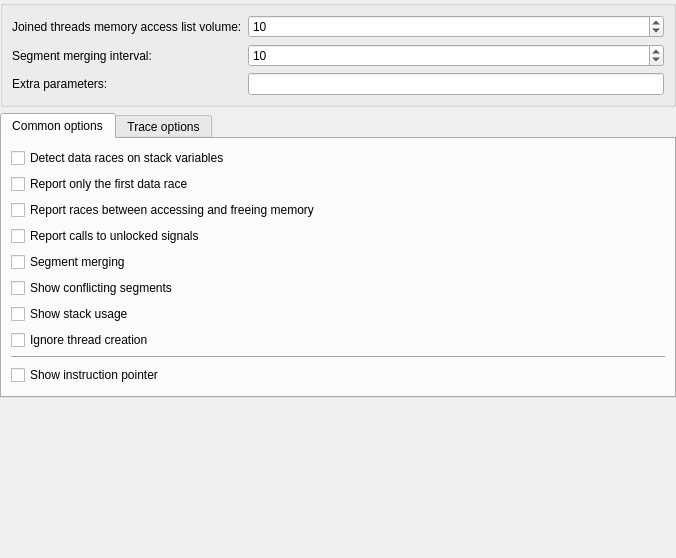
<?xml version="1.0" encoding="UTF-8"?>
<ui version="4.0">
 <class>Valgrind::DRD::ConfigPage</class>
 <widget class="QWidget" name="Valgrind::DRD::ConfigPage">
  <property name="geometry">
   <rect>
    <x>0</x>
    <y>0</y>
    <width>676</width>
    <height>558</height>
   </rect>
  </property>
  <layout class="QVBoxLayout" name="verticalLayout_2">
   <property name="leftMargin">
    <number>0</number>
   </property>
   <property name="topMargin">
    <number>0</number>
   </property>
   <property name="rightMargin">
    <number>0</number>
   </property>
   <property name="bottomMargin">
    <number>0</number>
   </property>
   <item>
    <widget class="QGroupBox" name="groupBox">
     <property name="title">
      <string/>
     </property>
     <layout class="QFormLayout" name="formLayout">
      <item row="0" column="0">
       <widget class="QLabel" name="joinListVolLabel">
        <property name="text">
         <string>Joined threads memory access list volume:</string>
        </property>
        <property name="buddy">
         <cstring>joinListVol</cstring>
        </property>
       </widget>
      </item>
      <item row="0" column="1">
       <widget class="QSpinBox" name="joinListVol">
        <property name="sizePolicy">
         <sizepolicy hsizetype="Expanding" vsizetype="Fixed">
          <horstretch>0</horstretch>
          <verstretch>0</verstretch>
         </sizepolicy>
        </property>
        <property name="toolTip">
         <string>&lt;html&gt;&lt;head/&gt;&lt;body&gt;&lt;p&gt;Data races that occur between a statement at the end of one thread and another thread can be missed if memory access information is discarded immediately after a thread has been joined. This option allows to specify for how many joined threads memory access information should be retained.&lt;/p&gt;&lt;/body&gt;&lt;/html&gt;</string>
        </property>
        <property name="minimum">
         <number>1</number>
        </property>
        <property name="maximum">
         <number>1000</number>
        </property>
        <property name="value">
         <number>10</number>
        </property>
       </widget>
      </item>
      <item row="3" column="0">
       <widget class="QLabel" name="segmentMergingIntervalLabel">
        <property name="text">
         <string>Segment merging interval:</string>
        </property>
       </widget>
      </item>
      <item row="3" column="1">
       <widget class="QSpinBox" name="segmentMergingInterval">
        <property name="sizePolicy">
         <sizepolicy hsizetype="Expanding" vsizetype="Fixed">
          <horstretch>0</horstretch>
          <verstretch>0</verstretch>
         </sizepolicy>
        </property>
        <property name="toolTip">
         <string>&lt;html&gt;&lt;head/&gt;&lt;body&gt;&lt;p&gt;Perform segment merging only after the specified number of new segments have been created. This is an advanced configuration option that allows to choose whether to minimize DRD's memory usage by choosing a low value or to let DRD run faster by choosing a slightly higher value. The optimal value for this parameter depends on the program being analyzed. The default value works well for most programs.&lt;/p&gt;&lt;/body&gt;&lt;/html&gt;</string>
        </property>
        <property name="maximum">
         <number>1000000</number>
        </property>
        <property name="value">
         <number>10</number>
        </property>
       </widget>
      </item>
      <item row="4" column="0">
       <widget class="QLabel" name="extraParametersLabel">
        <property name="text">
         <string>Extra parameters:</string>
        </property>
        <property name="buddy">
         <cstring>extraParameters</cstring>
        </property>
       </widget>
      </item>
      <item row="4" column="1">
       <widget class="QLineEdit" name="extraParameters">
        <property name="clearButtonEnabled">
         <bool>true</bool>
        </property>
       </widget>
      </item>
     </layout>
    </widget>
   </item>
   <item>
    <widget class="QTabWidget" name="tabWidget">
     <property name="currentIndex">
      <number>0</number>
     </property>
     <widget class="QWidget" name="tab">
      <attribute name="title">
       <string>Common options</string>
      </attribute>
      <layout class="QVBoxLayout" name="verticalLayout">
       <item>
        <widget class="QCheckBox" name="checkStackVar">
         <property name="toolTip">
          <string>&lt;html&gt;&lt;head/&gt;&lt;body&gt;&lt;p&gt;Controls whether DRD detects data races on stack variables. Verifying stack variables is disabled by default because most programs do not share stack variables over threads.&lt;/p&gt;&lt;/body&gt;&lt;/html&gt;</string>
         </property>
         <property name="text">
          <string>Detect data races on stack variables</string>
         </property>
        </widget>
       </item>
       <item>
        <widget class="QCheckBox" name="firstRaceOnly">
         <property name="toolTip">
          <string>&lt;html&gt;&lt;head/&gt;&lt;body&gt;&lt;p&gt;Whether to report only the first data race that has been detected on a memory location or all data races that have been detected on a memory location.&lt;/p&gt;&lt;/body&gt;&lt;/html&gt;</string>
         </property>
         <property name="text">
          <string>Report only the first data race</string>
         </property>
        </widget>
       </item>
       <item>
        <widget class="QCheckBox" name="freeIsWrite">
         <property name="enabled">
          <bool>true</bool>
         </property>
         <property name="toolTip">
          <string>&lt;html&gt;&lt;head/&gt;&lt;body&gt;&lt;p&gt;Whether to report races between accessing memory and freeing memory. Enabling this option may cause DRD to run slightly slower. Notes:&lt;/p&gt;&lt;p&gt;Don't enable this option when using custom memory allocators that use the &lt;span style=&quot; font-family:'Monospace'; font-weight:600; font-style:italic;&quot;&gt;VG_USERREQ__MALLOCLIKE_BLOCK&lt;/span&gt; and &lt;span style=&quot; font-family:'Monospace'; font-weight:600; font-style:italic;&quot;&gt;VG_USERREQ__FREELIKE_BLOCK&lt;/span&gt; because that would result in false positives. &lt;/p&gt;&lt;p&gt;Don't enable this option when using reference-counted objects because that will result in false positives, even when that code has been annotated properly with &lt;span style=&quot; font-family:'Monospace'; font-weight:600; font-style:italic;&quot;&gt;ANNOTATE_HAPPENS_BEFORE&lt;/span&gt; and &lt;span style=&quot; font-family:'Monospace'; font-weight:600; font-style:italic;&quot;&gt;ANNOTATE_HAPPENS_AFTER&lt;/span&gt;. See e.g. the output of the following command for an example: &lt;span style=&quot; font-family:'Monospace'; font-weight:600; font-style:italic;&quot;&gt;valgrind --tool=drd --free-is-write=yes drd/tests/annotate_smart_pointer&lt;/span&gt;.&lt;/p&gt;&lt;/body&gt;&lt;/html&gt;</string>
         </property>
         <property name="text">
          <string>Report races between accessing and freeing memory</string>
         </property>
        </widget>
       </item>
       <item>
        <widget class="QCheckBox" name="reportSignalUnlocked">
         <property name="toolTip">
          <string>&lt;html&gt;&lt;head/&gt;&lt;body&gt;&lt;p&gt;Whether to report calls to &lt;span style=&quot; font-family:'Monospace'; font-weight:600; font-style:italic;&quot;&gt;pthread_cond_signal&lt;/span&gt; and &lt;span style=&quot; font-family:'Monospace'; font-weight:600; font-style:italic;&quot;&gt;pthread_cond_broadcast&lt;/span&gt; where the mutex associated with the signal through &lt;span style=&quot; font-family:'Monospace'; font-weight:600; font-style:italic;&quot;&gt;pthread_cond_wait&lt;/span&gt; or &lt;span style=&quot; font-family:'Monospace'; font-weight:600; font-style:italic;&quot;&gt;pthread_cond_timed_wait&lt;/span&gt;&lt;span style=&quot; font-family:'Monospace';&quot;/&gt;is not locked at the time the signal is sent. Sending a signal without holding a lock on the associated mutex is a common programming error which can cause subtle race conditions and unpredictable behavior. There exist some uncommon synchronization patterns however where it is safe to send a signal without holding a lock on the associated mutex.&lt;/p&gt;&lt;/body&gt;&lt;/html&gt;</string>
         </property>
         <property name="text">
          <string>Report calls to unlocked signals</string>
         </property>
        </widget>
       </item>
       <item>
        <widget class="QCheckBox" name="segmentMerging">
         <property name="toolTip">
          <string>&lt;html&gt;&lt;head/&gt;&lt;body&gt;&lt;p&gt;Controls segment merging. Segment merging is an algorithm to limit memory usage of the data race detection algorithm. Disabling segment merging may improve the accuracy of the so-called 'other segments' displayed in race reports but can also trigger an out of memory error.&lt;/p&gt;&lt;/body&gt;&lt;/html&gt;</string>
         </property>
         <property name="text">
          <string>Segment merging</string>
         </property>
        </widget>
       </item>
       <item>
        <widget class="QCheckBox" name="showConflSeg">
         <property name="toolTip">
          <string>&lt;html&gt;&lt;head/&gt;&lt;body&gt;&lt;p&gt;Show conflicting segments in race reports. Since this information can help to find the cause of a data race, this option is enabled by default. Disabling this option makes the output of DRD more compact.&lt;/p&gt;&lt;/body&gt;&lt;/html&gt;</string>
         </property>
         <property name="text">
          <string>Show conflicting segments</string>
         </property>
        </widget>
       </item>
       <item>
        <widget class="QCheckBox" name="showStackUsage">
         <property name="toolTip">
          <string>&lt;html&gt;&lt;head/&gt;&lt;body&gt;&lt;p&gt;Print stack usage at thread exit time. When a program creates a large number of threads it becomes important to limit the amount of virtual memory allocated for thread stacks. This option makes it possible to observe how much stack memory has been used by each thread of the client program.&lt;/p&gt;&lt;p&gt;Note: the DRD tool itself allocates some temporary data on the client thread stack. The space necessary for this temporary data must be allocated by the client program when it allocates stack memory, but is not included in stack usage reported by DRD.&lt;/p&gt;&lt;/body&gt;&lt;/html&gt;</string>
         </property>
         <property name="text">
          <string>Show stack usage</string>
         </property>
        </widget>
       </item>
       <item>
        <widget class="QCheckBox" name="ignoreThreadCreation">
         <property name="toolTip">
          <string>&lt;html&gt;&lt;head/&gt;&lt;body&gt;&lt;p&gt;Controls whether all activities during thread creation should be ignored. By default enabled only on Solaris. Solaris provides higher throughput, parallelism and scalability than other operating systems, at the cost of more fine-grained locking activity. This means for example that when a thread is created under glibc, just one big lock is used for all thread setup. Solaris libc uses several fine-grained locks and the creator thread resumes its activities as soon as possible, leaving for example stack and TLS setup sequence to the created thread. This situation confuses DRD as it assumes there is some false ordering in place between creator and created thread; and therefore many types of race conditions in the application would not be reported. To prevent such false ordering, this command line option is set to &lt;span style=&quot; font-family:'Monospace';&quot;&gt;yes&lt;/span&gt; by default on Solaris. All activity (loads, stores, client requests) is therefore ignored during:&lt;/p&gt;&lt;p&gt;* pthread_create() call in the creator thread &lt;/p&gt;&lt;p&gt;* thread creation phase (stack and TLS setup) in the created thread&lt;/p&gt;&lt;/body&gt;&lt;/html&gt;</string>
         </property>
         <property name="text">
          <string>Ignore thread creation</string>
         </property>
        </widget>
       </item>
       <item>
        <widget class="Line" name="line">
         <property name="orientation">
          <enum>Qt::Horizontal</enum>
         </property>
        </widget>
       </item>
       <item>
        <widget class="QCheckBox" name="showInstructionPointer">
         <property name="text">
          <string>Show instruction pointer</string>
         </property>
        </widget>
       </item>
       <item>
        <spacer>
         <property name="orientation">
          <enum>Qt::Vertical</enum>
         </property>
         <property name="sizeHint" stdset="0">
          <size>
           <width>20</width>
           <height>0</height>
          </size>
         </property>
        </spacer>
       </item>
      </layout>
     </widget>
     <widget class="QWidget" name="tracesTab">
      <attribute name="title">
       <string>Trace options</string>
      </attribute>
      <layout class="QVBoxLayout" name="verticalLayout_3">
       <item>
        <widget class="QCheckBox" name="traceAlloc">
         <property name="toolTip">
          <string>&lt;html&gt;&lt;head/&gt;&lt;body&gt;&lt;p&gt;Trace all memory allocations and deallocations. May produce a huge amount of output.&lt;/p&gt;&lt;/body&gt;&lt;/html&gt;</string>
         </property>
         <property name="text">
          <string>Trace memory allocations/deallocations</string>
         </property>
        </widget>
       </item>
       <item>
        <widget class="QCheckBox" name="traceBarrier">
         <property name="toolTip">
          <string>&lt;html&gt;&lt;head/&gt;&lt;body&gt;&lt;p&gt;Trace all barrier activity.&lt;/p&gt;&lt;/body&gt;&lt;/html&gt;</string>
         </property>
         <property name="text">
          <string>Trace barrier activity</string>
         </property>
        </widget>
       </item>
       <item>
        <widget class="QCheckBox" name="traceCond">
         <property name="toolTip">
          <string>&lt;html&gt;&lt;head/&gt;&lt;body&gt;&lt;p&gt;Trace all condition variable activity.&lt;/p&gt;&lt;/body&gt;&lt;/html&gt;</string>
         </property>
         <property name="text">
          <string>Trace condition variable activity</string>
         </property>
        </widget>
       </item>
       <item>
        <widget class="QCheckBox" name="traceForkJoin">
         <property name="toolTip">
          <string>&lt;html&gt;&lt;head/&gt;&lt;body&gt;&lt;p&gt;Trace all thread creation and all thread termination events.&lt;/p&gt;&lt;/body&gt;&lt;/html&gt;</string>
         </property>
         <property name="text">
          <string>Trace thread creation/termination events</string>
         </property>
        </widget>
       </item>
       <item>
        <widget class="QCheckBox" name="traceHb">
         <property name="toolTip">
          <string>&lt;html&gt;&lt;head/&gt;&lt;body&gt;&lt;p&gt;Trace execution of the &lt;span style=&quot; font-family:'Monospace'; font-weight:600; font-style:italic;&quot;&gt;ANNOTATE_HAPPENS_BEFORE()&lt;/span&gt;, &lt;span style=&quot; font-family:'Monospace'; font-weight:600; font-style:italic;&quot;&gt;ANNOTATE_HAPPENS_AFTER()&lt;/span&gt; and &lt;span style=&quot; font-family:'Monospace'; font-weight:600; font-style:italic;&quot;&gt;ANNOTATE_HAPPENS_DONE()&lt;/span&gt; client requests.&lt;/p&gt;&lt;/body&gt;&lt;/html&gt;</string>
         </property>
         <property name="text">
          <string>Trace execution of &quot;ANNOTATE_HAPPENS&quot; requests</string>
         </property>
        </widget>
       </item>
       <item>
        <widget class="QCheckBox" name="traceMutex">
         <property name="toolTip">
          <string>&lt;html&gt;&lt;head/&gt;&lt;body&gt;&lt;p&gt;Trace all mutex activity.&lt;/p&gt;&lt;/body&gt;&lt;/html&gt;</string>
         </property>
         <property name="text">
          <string>Trace mutex activity</string>
         </property>
        </widget>
       </item>
       <item>
        <widget class="QCheckBox" name="traceRwlock">
         <property name="toolTip">
          <string>&lt;html&gt;&lt;head/&gt;&lt;body&gt;&lt;p&gt;Trace all reader-writer lock activity.&lt;/p&gt;&lt;/body&gt;&lt;/html&gt;</string>
         </property>
         <property name="text">
          <string>Trace reader-writer lock activity</string>
         </property>
        </widget>
       </item>
       <item>
        <widget class="QCheckBox" name="traceSemaphore">
         <property name="toolTip">
          <string>&lt;html&gt;&lt;head/&gt;&lt;body&gt;&lt;p&gt;Trace all semaphore activity.&lt;/p&gt;&lt;/body&gt;&lt;/html&gt;</string>
         </property>
         <property name="text">
          <string>Trace semaphore activity</string>
         </property>
        </widget>
       </item>
       <item>
        <spacer name="verticalSpacer">
         <property name="orientation">
          <enum>Qt::Vertical</enum>
         </property>
         <property name="sizeHint" stdset="0">
          <size>
           <width>20</width>
           <height>0</height>
          </size>
         </property>
        </spacer>
       </item>
      </layout>
     </widget>
    </widget>
   </item>
   <item>
    <spacer name="verticalSpacer_2">
     <property name="orientation">
      <enum>Qt::Vertical</enum>
     </property>
     <property name="sizeHint" stdset="0">
      <size>
       <width>20</width>
       <height>52</height>
      </size>
     </property>
    </spacer>
   </item>
  </layout>
 </widget>
 <tabstops>
  <tabstop>joinListVol</tabstop>
  <tabstop>segmentMergingInterval</tabstop>
  <tabstop>extraParameters</tabstop>
  <tabstop>tabWidget</tabstop>
  <tabstop>checkStackVar</tabstop>
  <tabstop>firstRaceOnly</tabstop>
  <tabstop>freeIsWrite</tabstop>
  <tabstop>reportSignalUnlocked</tabstop>
  <tabstop>segmentMerging</tabstop>
  <tabstop>showConflSeg</tabstop>
  <tabstop>showStackUsage</tabstop>
  <tabstop>ignoreThreadCreation</tabstop>
  <tabstop>showInstructionPointer</tabstop>
  <tabstop>traceAlloc</tabstop>
  <tabstop>traceBarrier</tabstop>
  <tabstop>traceCond</tabstop>
  <tabstop>traceForkJoin</tabstop>
  <tabstop>traceHb</tabstop>
  <tabstop>traceMutex</tabstop>
  <tabstop>traceRwlock</tabstop>
  <tabstop>traceSemaphore</tabstop>
 </tabstops>
 <resources/>
 <connections/>
</ui>
